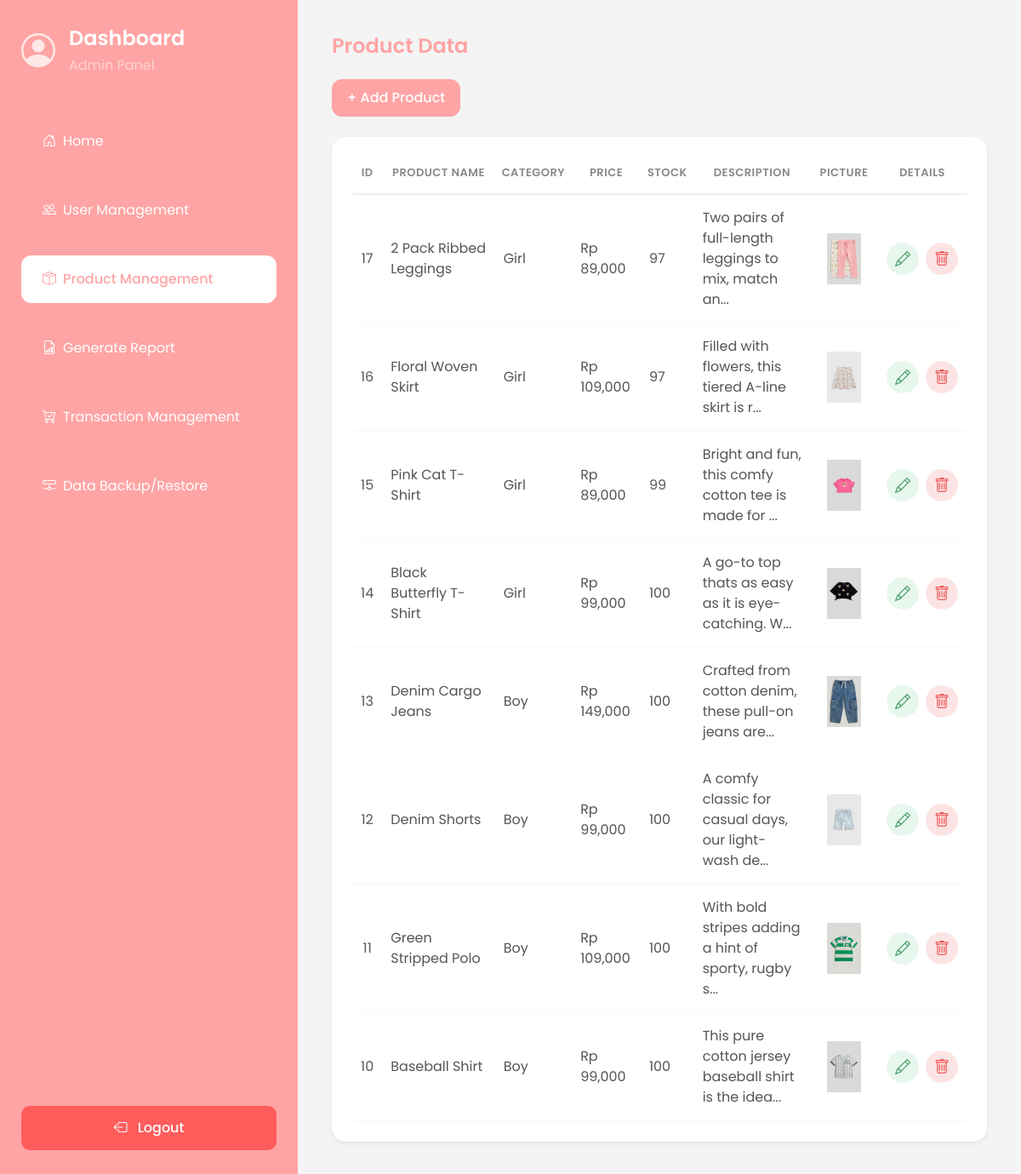
The page /admin/product-management.php (signed in) on the database its author committed.
### tables this page shows
CREATE TABLE `products` (
  `id` int(11) NOT NULL AUTO_INCREMENT,
  `name` varchar(100) NOT NULL,
  `description` text DEFAULT NULL,
  `category` varchar(100) NOT NULL,
  `price` decimal(10,2) NOT NULL,
  `stock` int(11) NOT NULL,
  `image` varchar(255) NOT NULL,
  `created_at` timestamp NOT NULL DEFAULT current_timestamp(),
  PRIMARY KEY (`id`)
);

### admin/product-management.php (the view, shortened to what this page needs)
<?php
require_once '../config/database.php';
$products = mysqli_query($conn, "SELECT * FROM products ORDER BY id DESC");
?>
<!DOCTYPE html>
<html lang="en">
<head>
<link href="https://cdn.jsdelivr.net/npm/bootstrap@5.3.3/dist/css/bootstrap.min.css" rel="stylesheet">
<link href="https://cdn.jsdelivr.net/npm/bootstrap-icons/font/bootstrap-icons.css" rel="stylesheet">
</head>
<body>
<div class="main-wrapper">
    <?php include 'sidebar.php'; ?>
    <div class="content">
        <h4 class="page-title mb-4">Product Data</h4>
        <button type="button" class="btn btn-pink mb-4" data-bs-toggle="modal" data-bs-target="#addProduct">
            + Add Product
        </button>
        <div class="card border-0 shadow-sm" style="border-radius: 16px;">
            <div class="card-body p-4">
                <div class="table-responsive">
                    <table class="table align-middle">
                        <thead>
                            <tr>
                                <th>ID</th>
                                <th>Product Name</th>
                                <th>Category</th>
                                <th>Price</th>
                                <th>Stock</th>
                                <th>Description</th>
                                <th>Picture</th>
                                <th>Details</th>
                            </tr>
                        </thead>
                        <tbody>
                        <?php while($row = mysqli_fetch_assoc($products)) : ?>
                            <tr>
                                <td class="text-center"><?= $row['id'] ?></td>
                                <td><?= htmlspecialchars($row['name']) ?></td>
                                <td><?= htmlspecialchars($row['category']) ?></td>
                                <td>Rp <?= number_format($row['price']) ?></td>
                                <td><?= htmlspecialchars($row['stock']) ?></td>
                                <td>
                                    <?= strlen($row['description']) > 50
                                        ? htmlspecialchars(substr($row['description'], 0, 50)) . '...'
                                        : htmlspecialchars($row['description']) ?>
                                </td>
                                <td class="text-center">
                                    <img src="../assets/uploads/<?= htmlspecialchars($row['image']) ?>" class="product-img" alt="Product Image">
                                </td>
                                <td class="text-center">
                                    <div class="d-flex justify-content-center gap-2">
                                        <div class="action-box action-edit"
                                            data-bs-toggle="modal"
                                            data-bs-target="#editProduct"
                                            data-id="<?= $row['id'] ?>"
                                            data-name="<?= htmlspecialchars($row['name']) ?>"
                                            data-category="<?= htmlspecialchars($row['category']) ?>"
                                            data-price="<?= $row['price'] ?>"
                                            data-stock="<?= $row['stock'] ?>"
                                            data-description="<?= htmlspecialchars($row['description']) ?>">
                                            <i class="bi bi-pencil"></i>
                                        </div>
                                        <div class="action-box action-delete"
                                            data-bs-toggle="modal"
                                            data-bs-target="#deleteProduct"
                                            data-id="<?= $row['id'] ?>"
                                            data-name="<?= htmlspecialchars($row['name']) ?>">
                                            <i class="bi bi-trash"></i>
                                        </div>
                                    </div>
                                </td>
                            </tr>
                        <?php endwhile; ?>
                        </tbody>
                    </table>
                </div>
            </div>
        </div>
    </div>
</div>
</body>
</html>

### admin/product-management.php (style rules this page uses)
body { font-family: 'Poppins', sans-serif; background: #f4f4f4; margin: 0; overflow: hidden; }
.main-wrapper { display: flex; height: 100vh; overflow: hidden; }
.content { flex: 1; padding: 40px; height: 100vh; overflow-y: auto; overflow-x: hidden; }
.page-title { color: #FFA4A4; font-weight: 600; }
.btn-pink { background: #FFA4A4; color: #fff; border-radius: 12px; border: none; padding: 10px 18px; font-weight: 500; }
.card { border-radius: 20px; }
.table { margin-bottom: 0; }
.table thead th { background: transparent !important; color: #888 !important; text-align: center; vertical-align: middle; font-weight: 600; text-transform: uppercase; font-size: 13px; letter-spacing: 0.5px; border-bottom: 2px solid #eee !important; padding-bottom: 15px; white-space: nowrap; }
.table td { vertical-align: middle; border-bottom: 1px solid #f8f8f8; padding: 15px 10px; color: #555; }
.table tbody tr { transition: background 0.2s; }
.action-box { width: 38px; height: 38px; border-radius: 50%; display: inline-flex; align-items: center; justify-content: center; cursor: pointer; transition: all 0.2s ease; font-size: 16px; }
.action-edit { background-color: rgba(99, 199, 138, 0.15); color: #409960; }
.action-delete { background-color: rgba(235, 76, 76, 0.15); color: #EB4C4C; }
.action-box i { font-size: 18px; }
.product-img { width: 60px; height: 60px; object-fit: cover; border-radius: 8px; }
.table-responsive { overflow-x: auto; }

### rows shown on the page
products: id "17", name "2 Pack Ribbed Leggings", category "Girl", price "89,000", stock "97", description "Two pairs of full-length leggings to mix, match an", image (picture)
products: id "16", name "Floral Woven Skirt", category "Girl", price "109,000", stock "97", description "Filled with flowers, this tiered A-line skirt is r", image (picture)
products: id "15", name "Pink Cat T-Shirt", category "Girl", price "89,000", stock "99", description "Bright and fun, this comfy cotton tee is made for", image (picture)
products: id "14", name "Black Butterfly T-Shirt", category "Girl", price "99,000", stock "100", description "A go-to top thats as easy as it is eye-catching. W", image (picture)
products: id "13", name "Denim Cargo Jeans", category "Boy", price "149,000", stock "100", description "Crafted from cotton denim, these pull-on jeans are", image (picture)
products: id "12", name "Denim Shorts", category "Boy", price "99,000", stock "100", description "A comfy classic for casual days, our light-wash de", image (picture)
products: id "11", name "Green Stripped Polo", category "Boy", price "109,000", stock "100", description "With bold stripes adding a hint of sporty, rugby s", image (picture)
products: id "10", name "Baseball Shirt", category "Boy", price "99,000", stock "100", description "This pure cotton jersey baseball shirt is the idea", image (picture)
